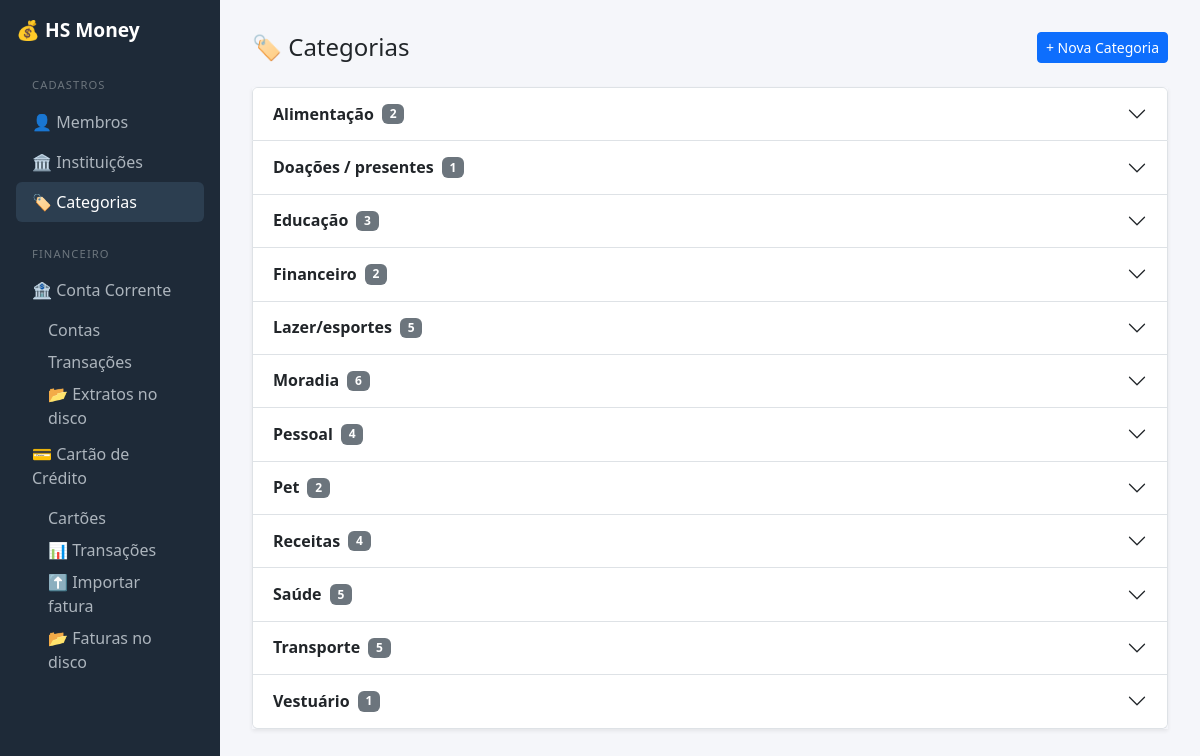
Before: /categorias/ with the older database file.
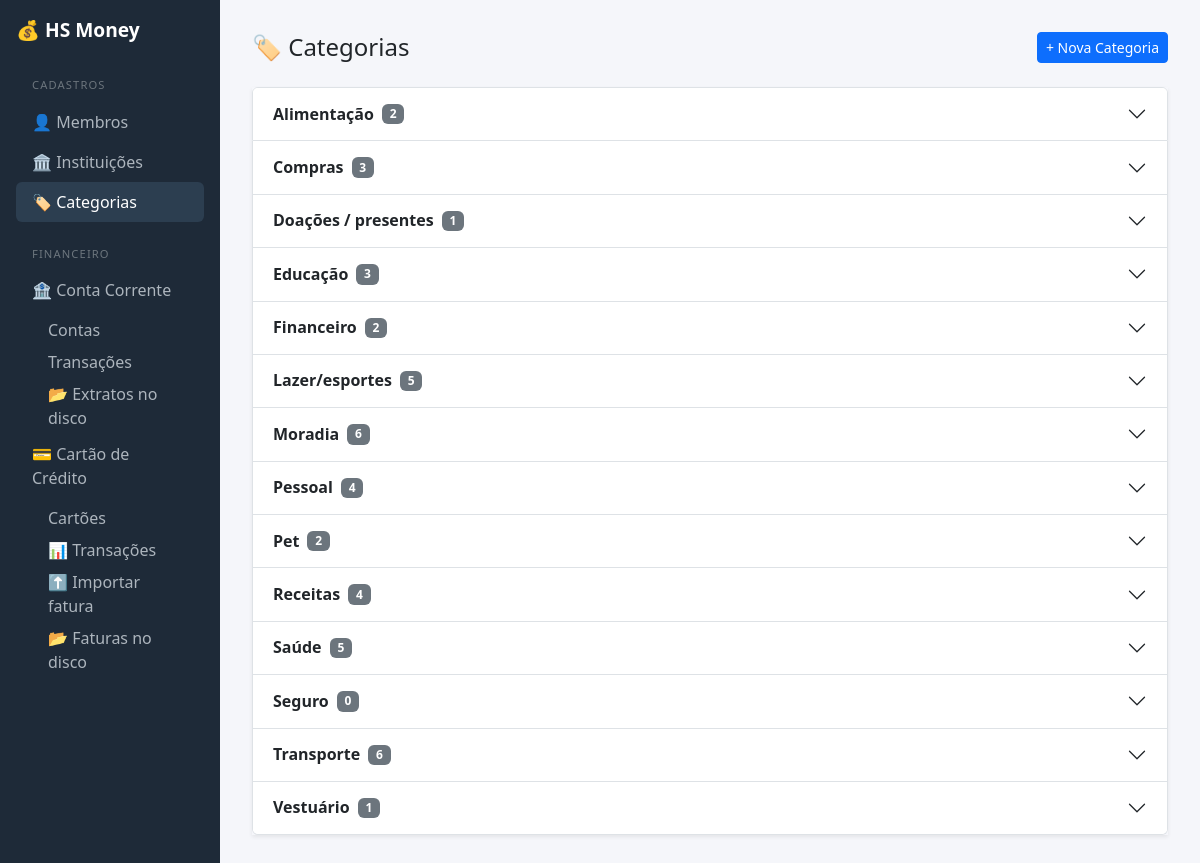
After: the same page with the newer database file.
### hs_money/core/models.py (models this page shows, shortened)
class Categoria(models.Model):
    NIVEL_CHOICES = [(1, "Categoria"), (2, "Subcategoria")]
    nome = models.CharField(max_length=100)
    nivel = models.PositiveSmallIntegerField(choices=NIVEL_CHOICES, default=1)
    categoria_pai = models.ForeignKey(
        "self",
        on_delete=models.SET_NULL,
        null=True,
        blank=True,
        related_name="subcategorias",
    )
    class Meta:
        ordering = ["nivel", "nome"]
        constraints = [
            models.UniqueConstraint(
                fields=["categoria_pai", "nome"], name="uix_categoria_pai_nome"
            ),
            models.CheckConstraint(
                check=(
                    models.Q(nivel=1, categoria_pai__isnull=True) |
                    models.Q(nivel=2, categoria_pai__isnull=False)
                ),
                name="chk_categoria_nivel_vs_pai",
            ),
        ]
    def __str__(self):
        if self.categoria_pai:
            return f"{self.categoria_pai.nome} > {self.nome}"
        return self.nome

### hs_money/core/views.py (the view)
# urls.py: path('categorias/',                        views.categoria_lista,        name='categoria_lista'),
def categoria_lista(request):
    macros = (
        Categoria.objects
        .filter(nivel=1)
        .prefetch_related('subcategorias')
        .order_by('nome')
    )
    macro_form = MacroCategoriaForm()
    sub_form = SubCategoriaForm()
    return render(request, 'core/categorias/lista.html', {
        'macros': macros,
        'macro_form': macro_form,
        'sub_form': sub_form,
    })

### hs_money/core/templates/core/categorias/lista.html (shortened to what this page needs)
{% extends "core/base.html" %}
{% block content %}
<div class="d-flex justify-content-between align-items-center mb-4">
  <h4 class="mb-0">🏷️ Categorias</h4>
  <button class="btn btn-primary btn-sm" data-bs-toggle="modal" data-bs-target="#modal-nova-macro">
    + Nova Categoria
  </button>
</div>
{% if macros %}
<div class="accordion shadow-sm" id="acc-categorias">
  {% for macro in macros %}
  <div class="accordion-item">
    <h2 class="accordion-header" id="head-{{ macro.pk }}">
      <button class="accordion-button collapsed fw-semibold" type="button"
              data-bs-toggle="collapse" data-bs-target="#body-{{ macro.pk }}"
              aria-expanded="false" aria-controls="body-{{ macro.pk }}">
        {{ macro.nome }}
        <span class="badge bg-secondary ms-2">{{ macro.subcategorias.count }}</span>
      </button>
    </h2>
  </div>
  {% endfor %}
</div>
{% endif %}
{% endblock %}

Changed rows visible on the page:
added Categoria: nome "Compras", subcategorias.count "3"
added Categoria: nome "Seguro", subcategorias.count "0"
computed for Categoria "Transporte": subcategorias.count "5" → "6"
